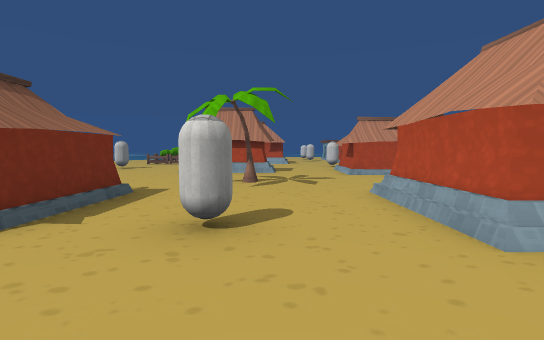
view 1 (above)

21 first-person views from a walk through a Unity game level. The camera is 1.5 m above the floor, tilts 4° down and sees 85° across. Doors are open. The floor is counted in squares, 2 m on a side. Each view is taken from the middle of a square. On the plan, view 1 faces up. The plan holds only what a view shows up to about 10 squares ahead; the rest is blank. The place goes on beyond the plan. Some animated figures are left out. Some surface patterns are stand-ins.

view 2
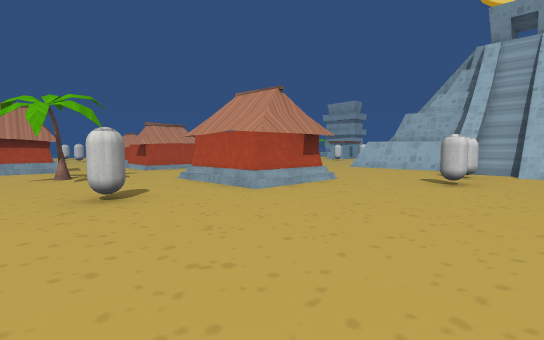

view 3
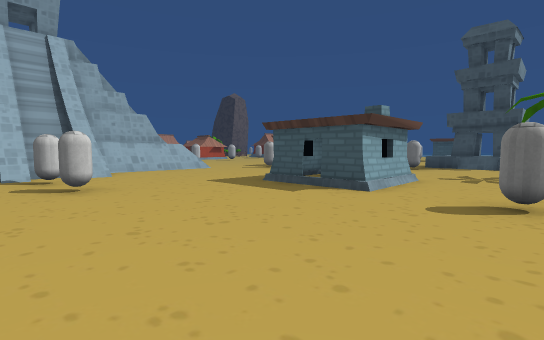

view 4
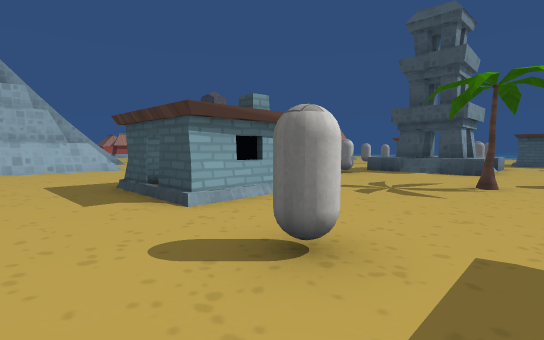

view 5
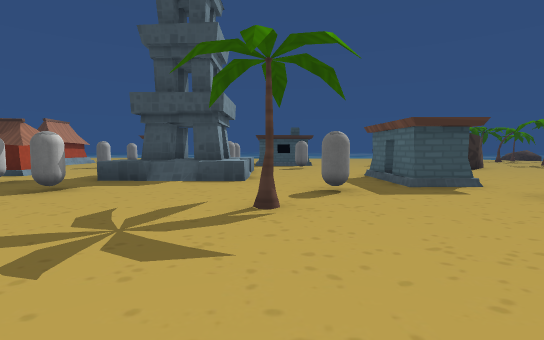

view 6
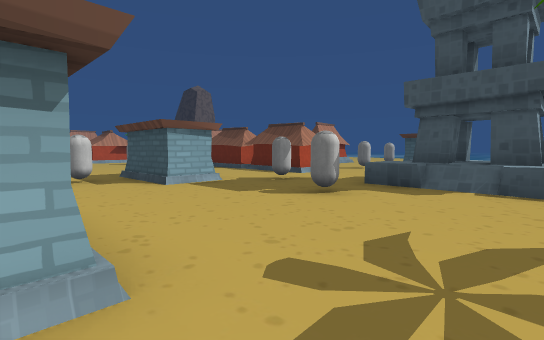

view 7
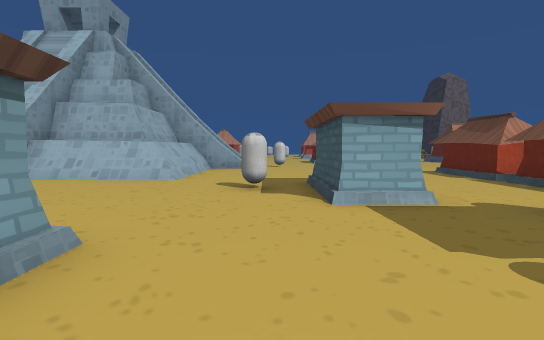

view 8
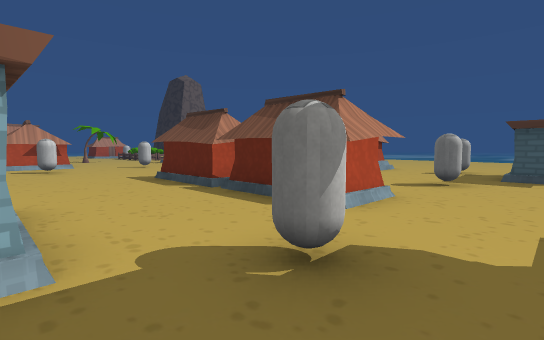

view 9
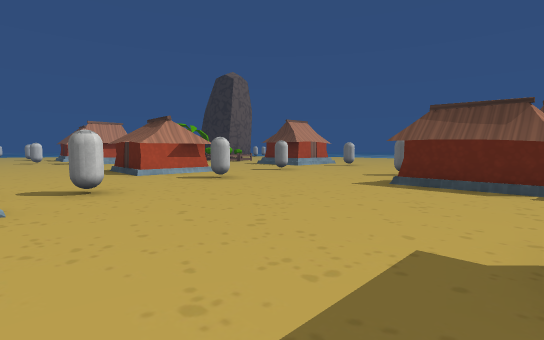

view 10
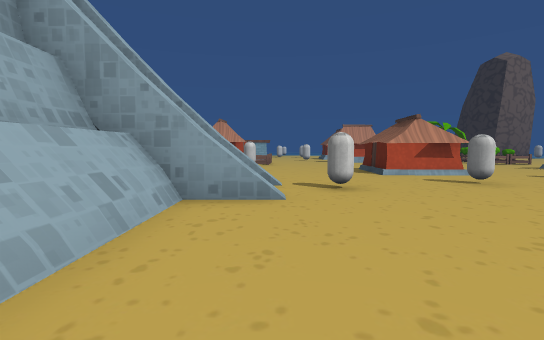

view 11
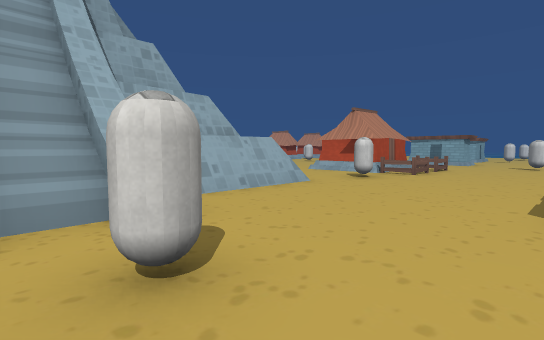

view 12
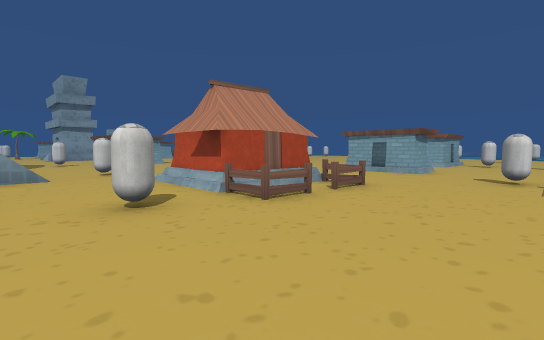

view 13
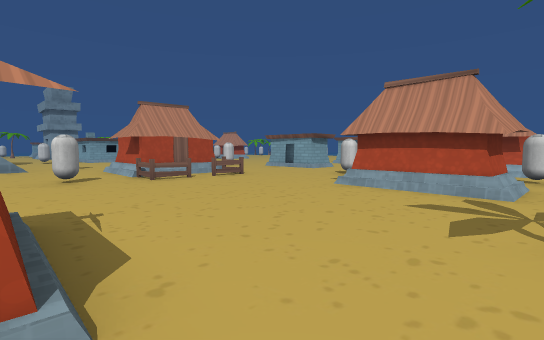

view 14
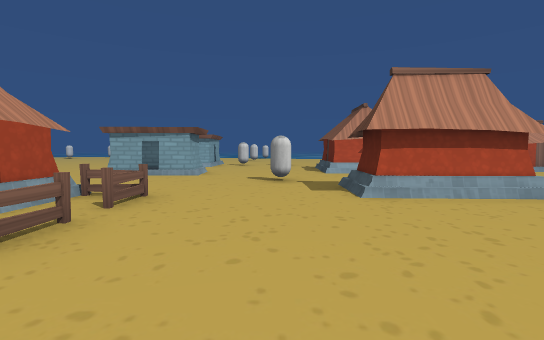

view 15
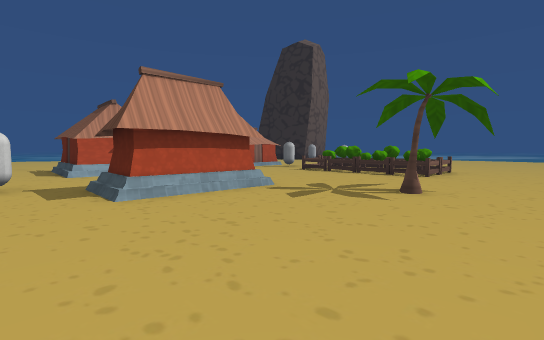

view 16
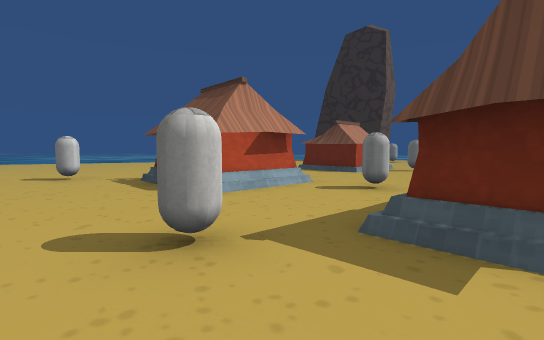

view 17
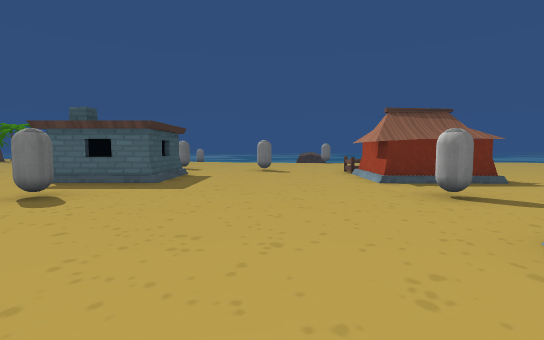

view 18
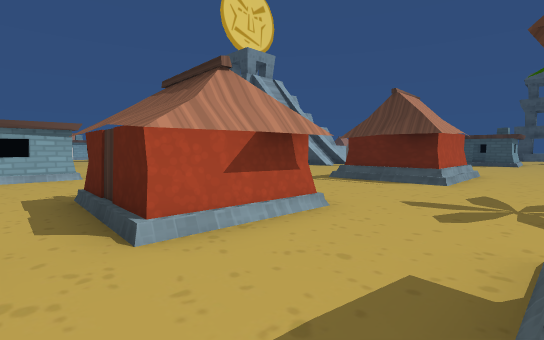

view 19
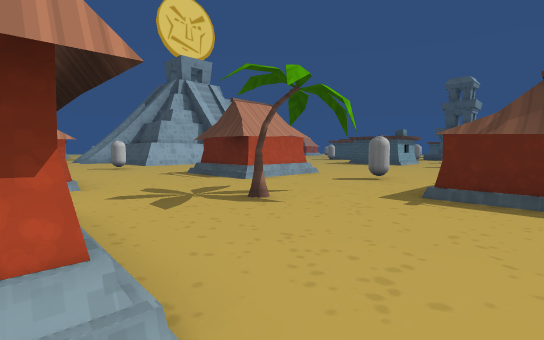

view 20
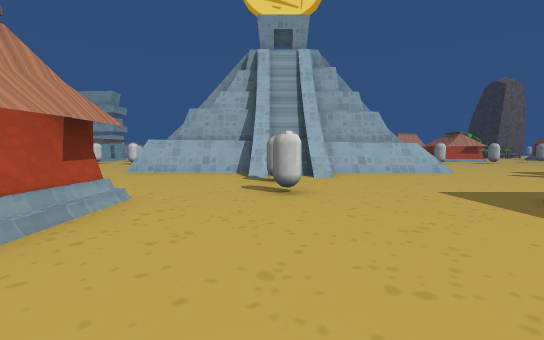

view 21
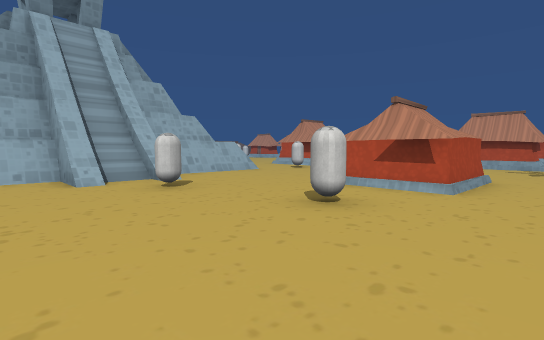

### Floor plan
Key: @ floor where view 1 was taken; # wall or solid block; . floor; / step, stairs or slope; D open door; = window, fence, low wall or low ledge; ^ raised ledge; T palm tree; C capsule; F fence.
Columns run from 4 left of view 1 to 31 right of it. Each row starts with its distance up from view 1.
 12     .........#
 11     /..###...#
 10 .###/..##  ..#D
  9 .......##
  8 ............
  7 ...T........
  6 ...........
  5 ##....###.   ..
  4 ##....###.....#
  3 ##.C..###.....#
  2 ..............#          ..
  1 ............###          ...
  0 ....@....C.C              .C
 -1 ............  =          ..
 -2 ..............#         ...
 -3 ##............#         .../
 -4  #.C..#D#.....#         ...#    ..
 -5  #....# #.....#####=####...#### ..D#
 -6  .....###........## .....C.F##F...D#
 -7 ...........................FFF......
 -8 ............C......C................
 -9 ...T......###...................C...
-10 ..C....C..#DD.......................
-11 #.....................###.....##...#
-12 D...====.C..........C.###.....##...#
-13 #...#^#=......................##...#
-14 ....###=..######...........T.....C..

Positions as (right, up) in squares from view 1, and headings:
1: (0, 0), facing up
2: (-2, -2), facing up-right
3: (-1, 1), facing down-right
4: (-2, -2), facing down-right
5: (-1, -5), facing down
6: (0, -6), facing down-right
7: (2, -8), facing right
8: (4, -10), facing down-right
9: (9, -7), facing down-right
10: (9, -7), facing right
11: (14, -10), facing up-right
12: (20, -10), facing up-right
13: (20, -14), facing up-right
14: (21, -9), facing right
15: (21, -9), facing down-right
16: (26, -8), facing down-right
17: (4, 0), facing left
18: (0, 12), facing down-right
19: (-4, 10), facing down-right
20: (0, 0), facing right
21: (12, -14), facing up-right
